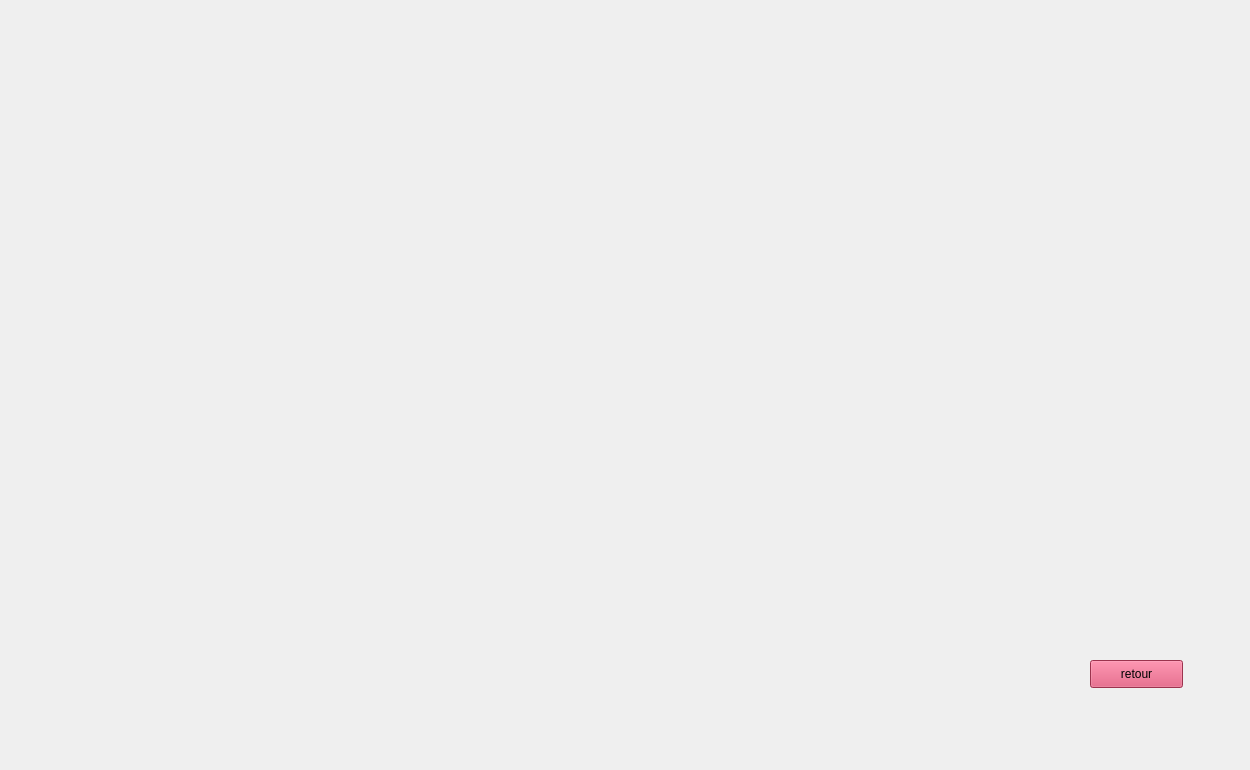
   <widget class="QWidget" name="page_7">
    <widget class="QPushButton" name="pushButton_6">
     <property name="geometry">
      <rect>
       <x>970</x>
       <y>130</y>
       <width>211</width>
       <height>51</height>
      </rect>
     </property>
     <property name="text">
      <string/>
     </property>
     <property name="flat">
      <bool>true</bool>
     </property>
    </widget>
    <widget class="QPushButton" name="pushButton_5">
     <property name="geometry">
      <rect>
       <x>310</x>
       <y>127</y>
       <width>221</width>
       <height>51</height>
      </rect>
     </property>
     <property name="text">
      <string/>
     </property>
     <property name="flat">
      <bool>true</bool>
     </property>
    </widget>
    <widget class="QPushButton" name="pushButton_10">
     <property name="geometry">
      <rect>
       <x>1090</x>
       <y>660</y>
       <width>93</width>
       <height>28</height>
      </rect>
     </property>
     <property name="styleSheet">
      <string notr="true">background-color: rgb(218, 72, 109);</string>
     </property>
     <property name="text">
      <string>retour</string>
     </property>
    </widget>
    <widget class="QLabel" name="label_7">
     <property name="geometry">
      <rect>
       <x>-10</x>
       <y>0</y>
       <width>1241</width>
       <height>761</height>
      </rect>
     </property>
     <property name="text">
      <string/>
     </property>
     <property name="pixmap">
      <pixmap>../../design QT/commande 1.png</pixmap>
     </property>
     <property name="scaledContents">
      <bool>true</bool>
     </property>
    </widget>
    <zorder>label_7</zorder>
    <zorder>pushButton_6</zorder>
    <zorder>pushButton_5</zorder>
    <zorder>pushButton_10</zorder>
   </widget>
